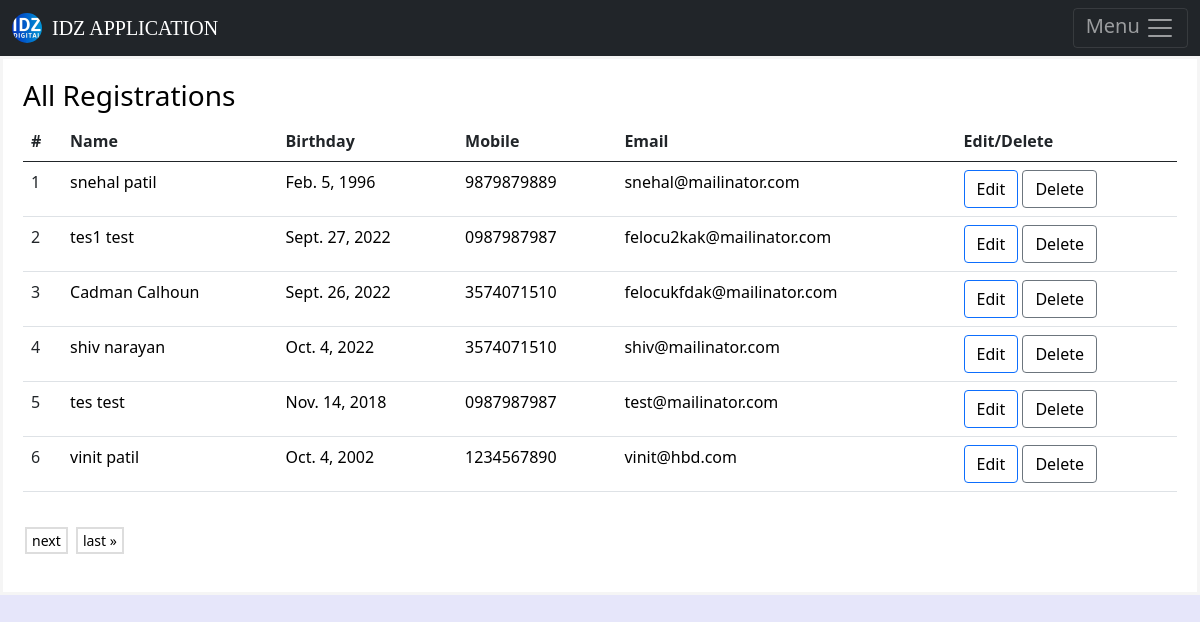
The app's page /, older data.
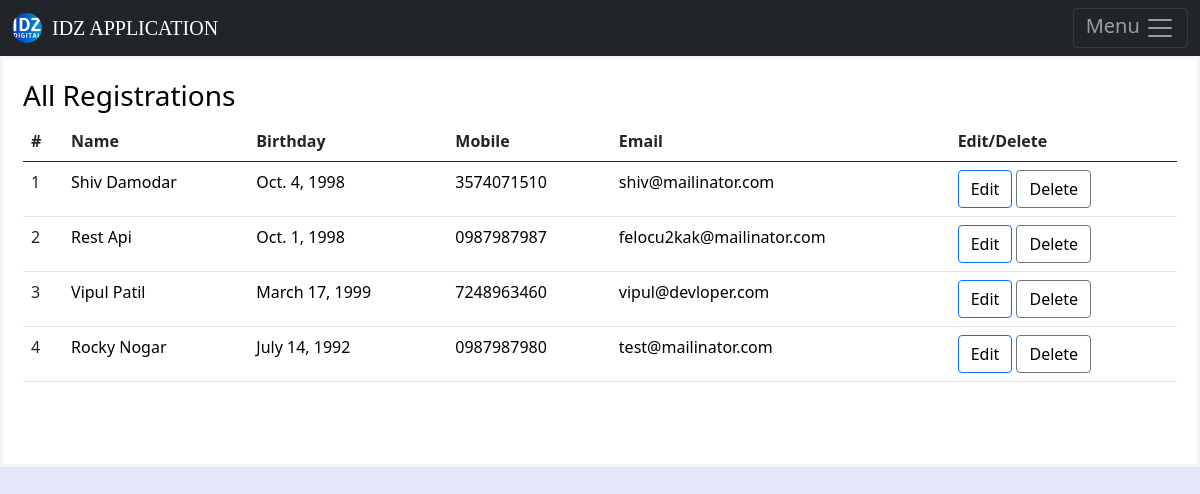
The same page, newer data.
### IDZapk/models.py (models this page shows, shortened)
class UserRegistration(models.Model):
	first_name = models.CharField(max_length=122)
	last_name = models.CharField(max_length=122)
	mobile_number= models.CharField(max_length=100)
	email= models.CharField(max_length=122)
	birthdate = models.DateField()
	last_updated_date = models.DateTimeField(auto_now=True) #auto_now used for last_updated_date and #auto_now_add used for created_date

### IDZapk/views.py (the view)
# urls.py: path('',views.UsersDetail.as_view(), name='usersdetail'),
class UsersDetail(ListView):
	model = UserRegistration
	template_name = 'usersdetail.html'
	ordering = ['-last_updated_date']
	paginate_by = 6

### templates/usersdetail.html (shortened to what this page needs)
{% extends 'base.html' %}
{% block content %}
                <div class="msg8">
             {% if messages %}
             {% for message in messages %}
       {{ message | safe }}
             {% endfor %}
             {% else %}
             <h3 align="left">All Registrations</h3>
             {% endif %}
             <div class="table-responsive">
             <table class="table" >
             <thead>
             <tr>
             <th>#</th>
             <th scope="col">Name</th>
             <th scope="col">Birthday</th>
             <th>Mobile</th>
             <th>Email</th>
             <th>Edit/Delete</th>
             </tr>
             </thead>
             <tbody>
              {% for user in object_list %}
            <tr>
            <td>{{forloop.counter}}</td>
             <td><a href="update/{{user.pk}}">{{user.first_name}} {{user.last_name}}</a></td>
             <td><a href="update/{{user.pk}}">{{user.birthdate}}</a></td>
             <td><a href="update/{{user.pk}}">{{user.mobile_number}}</a></td>
             <td><a href="update/{{user.pk}}">{{user.email}}</a></td>
             <td><a class="btn btn-primary" href="update/{{user.pk}}" >Edit</a>  <a href="delete/{{user.pk}}" class="btn btn-secondary" >Delete</a></td>
             </tr>
             {% endfor %}
             </tbody>
             </table>
             <div class="pagination" >
             <span class="step-links">
             {% if page_obj.has_next %}
             <a href="?page={{ page_obj.next_page_number }}">next</a>
             <a href="?page={{ page_obj.paginator.num_pages }}">last &raquo;</a>
             {% endif %}
             </span>
             </div>
              </div>
                </div>
{% endblock %}

### templates/base.html (shortened to what this page needs)
{% load static %}
<!DOCTYPE HTML PUBLIC "-//W3C//DTD HTML 4.01//EN" "http://www.w3.org/TR/html4/strict.dtd">
<html>
<head>
<link href="https://cdn.jsdelivr.net/npm/bootstrap@5.0.2/dist/css/bootstrap.min.css" rel="stylesheet">
<link rel="stylesheet" href="{% static 'style.css' %}">
  <nav  class="navbar navbar-dark bg-dark"  aria-expanded="false" >
    <div class="container-fluid">
    <a class="navbar-brand" href="{% url 'usersdetail' %}" id ="color1" style="font-family: cursive;"><img src="{% static 'logo-idz.webp' %}" style="height:30px;border-radius:50%;margin-top:-5px; margin-right:5px"> IDZ APPLICATION </a>
    <div class="dropdown"> <a href="javascript:void(0)" class="dropbtn"><button class="navbar-toggler" id="drop" type="button">
    Menu <span class="navbar-toggler-icon"></span>
    </button> </a>
    </div>
  </div>
  </nav>
{% block content %}
  {% endblock %}

### IDZapk/static/style.css (style rules this page uses)
a:link { color:black; background-color: transparent; text-decoration:none; }
#color1 { font-family:Magneto; }
.navbar { height:56px!important; }
.msg8 { margin: auto; padding: 20px; height: auto; border-width: 2px; border:solid; border-color:whitesmoke; color: black ; box-sizing: border-box; background-color: white; }

Row changes from the older to the newer data that the page shows:
removed UserRegistration: first_name "snehal", last_name "patil", birthdate "Feb. 5, 1996", mobile_number "9879879889", email "snehal@mailinator.com"
removed UserRegistration: first_name "Cadman", last_name "Calhoun", birthdate "Sept. 26, 2022", mobile_number "3574071510", email "felocukfdak@mailinator.com"
removed UserRegistration: first_name "tes", last_name "test", birthdate "Nov. 14, 2018", mobile_number "0987987987", email "test@mailinator.com"
removed UserRegistration: first_name "vinit", last_name "patil", birthdate "Oct. 4, 2002", mobile_number "1234567890", email "vinit@hbd.com"
changed UserRegistration "shiv@mailinator.com": first_name "shiv" → "Shiv"; last_name "narayan" → "Damodar"; birthdate "Oct. 4, 2022" → "Oct. 4, 1998"; moves up the list
changed UserRegistration "felocu2kak@mailinator.com": first_name "tes1" → "Rest"; last_name "test" → "Api"; birthdate "Sept. 27, 2022" → "Oct. 1, 1998"
added UserRegistration: first_name "Vipul", last_name "Patil", birthdate "March 17, 1999", mobile_number "7248963460", email "vipul@devloper.com"
now on this page (row edited): UserRegistration: first_name "Rocky", last_name "Nogar", birthdate "July 14, 1992", mobile_number "0987987980", email "test@mailinator.com"
Text that changed along with them:
text no longer shown: "next last »"
